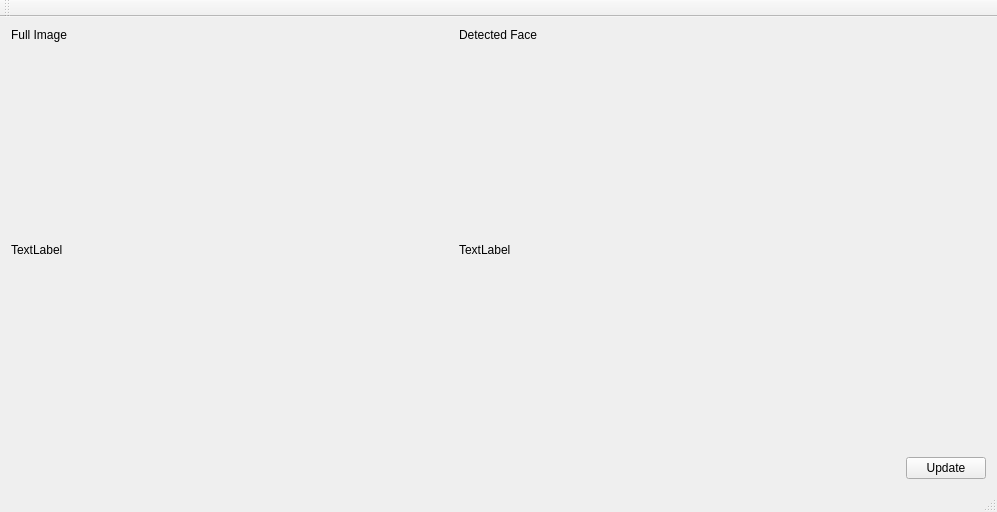
<?xml version="1.0" encoding="UTF-8"?>
<ui version="4.0">
 <class>MainWindow</class>
 <widget class="QMainWindow" name="MainWindow">
  <property name="geometry">
   <rect>
    <x>0</x>
    <y>0</y>
    <width>997</width>
    <height>512</height>
   </rect>
  </property>
  <property name="windowTitle">
   <string>MainWindow</string>
  </property>
  <widget class="QWidget" name="centralWidget">
   <layout class="QVBoxLayout" name="verticalLayout">
    <item>
     <layout class="QGridLayout" name="gridLayout" rowstretch="1,100,1,0" columnstretch="10,10,1">
      <item row="1" column="1">
       <widget class="QLabel" name="label_3">
        <property name="text">
         <string>TextLabel</string>
        </property>
       </widget>
      </item>
      <item row="1" column="0">
       <widget class="QLabel" name="label">
        <property name="text">
         <string>TextLabel</string>
        </property>
       </widget>
      </item>
      <item row="0" column="0">
       <widget class="QLabel" name="label_2">
        <property name="text">
         <string>Full Image</string>
        </property>
       </widget>
      </item>
      <item row="0" column="1">
       <widget class="QLabel" name="label_4">
        <property name="text">
         <string>Detected Face</string>
        </property>
       </widget>
      </item>
      <item row="2" column="2">
       <widget class="QPushButton" name="pbUpdate">
        <property name="text">
         <string>Update</string>
        </property>
       </widget>
      </item>
     </layout>
    </item>
   </layout>
  </widget>
  <widget class="QMenuBar" name="menuBar">
   <property name="geometry">
    <rect>
     <x>0</x>
     <y>0</y>
     <width>997</width>
     <height>20</height>
    </rect>
   </property>
  </widget>
  <widget class="QToolBar" name="mainToolBar">
   <attribute name="toolBarArea">
    <enum>TopToolBarArea</enum>
   </attribute>
   <attribute name="toolBarBreak">
    <bool>false</bool>
   </attribute>
  </widget>
  <widget class="QStatusBar" name="statusBar"/>
 </widget>
 <layoutdefault spacing="6" margin="11"/>
 <resources/>
 <connections/>
</ui>
